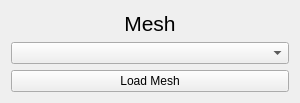
<?xml version="1.0" encoding="UTF-8"?>
<ui version="4.0">
 <class>MeshWidget</class>
 <widget class="QWidget" name="MeshWidget">
  <property name="geometry">
   <rect>
    <x>0</x>
    <y>0</y>
    <width>300</width>
    <height>95</height>
   </rect>
  </property>
  <property name="windowTitle">
   <string>Form</string>
  </property>
  <layout class="QVBoxLayout" name="verticalLayout">
   <item>
    <widget class="QLabel" name="label">
     <property name="font">
      <font>
       <pointsize>16</pointsize>
      </font>
     </property>
     <property name="text">
      <string>Mesh</string>
     </property>
     <property name="alignment">
      <set>Qt::AlignCenter</set>
     </property>
    </widget>
   </item>
   <item>
    <layout class="QHBoxLayout" name="horizontalLayout">
     <item>
      <widget class="QComboBox" name="comboBox"/>
     </item>
    </layout>
   </item>
   <item>
    <widget class="QPushButton" name="pushButton">
     <property name="text">
      <string>Load Mesh</string>
     </property>
    </widget>
   </item>
  </layout>
 </widget>
 <resources/>
 <connections/>
</ui>
